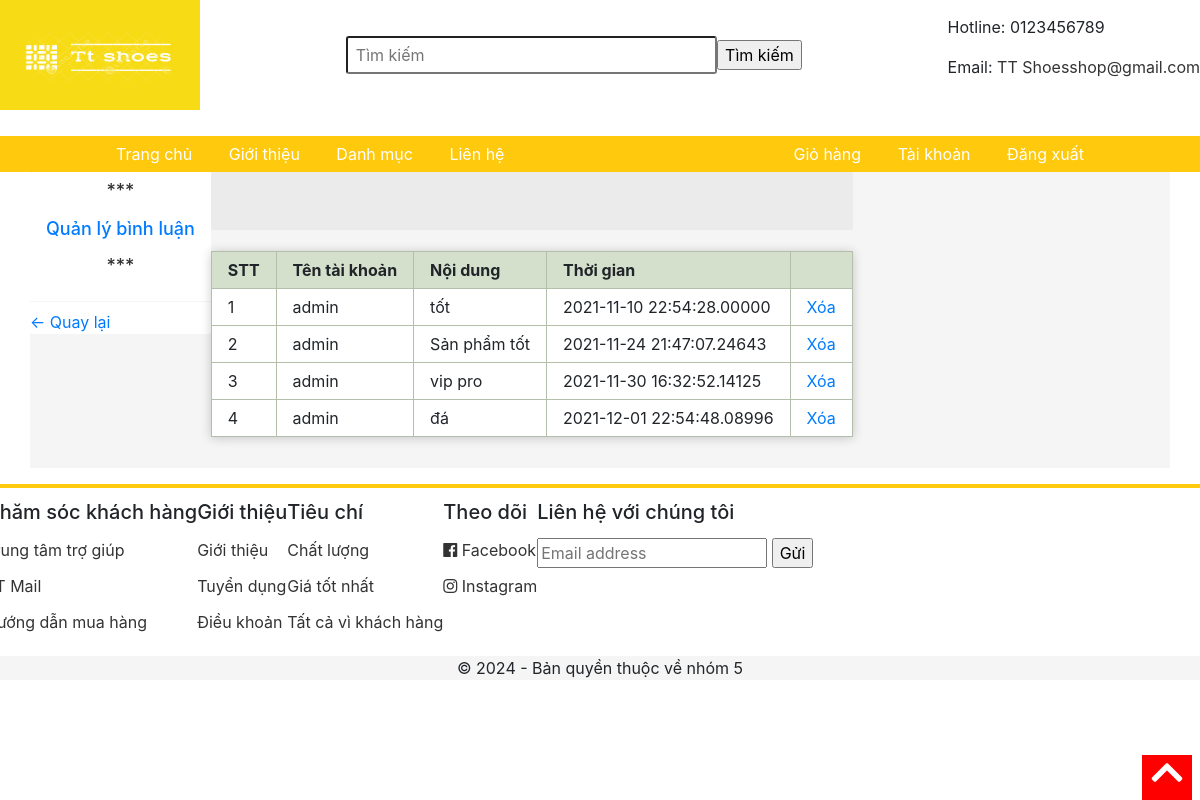
The app's page /binhluan/quanlybl.php with its own data.
### tables this page shows
CREATE TABLE binhluan (
  id int(11) NOT NULL,
  noidung varchar(1000) NOT NULL,
  username varchar(100) NOT NULL,
  idsp int(100) NOT NULL,
  time datetime(5) NOT NULL DEFAULT current_timestamp(5)
);

### binhluan/quanlybl.php (the view, shortened to what this page needs)
<html>
<head>
	<link rel="stylesheet" type="text/css" href="../css/grid.css">
	<link rel="stylesheet" type="text/css" href="../css/responsive.css">
	<link rel="stylesheet" type="text/css" href="../main.css">
	<link rel="stylesheet" href="https://use.fontawesome.com/releases/v5.7.0/css/all.css">
	<link rel="stylesheet" href="https://maxcdn.bootstrapcdn.com/bootstrap/4.5.2/css/bootstrap.min.css">
</head>
<body>
<form action="../timkiem.php" method="POST">
	<div class="app">
		<div class="header">
			<div class="grid wide">
				<div class="header-main">
					<div class="logo">
						<a href="../index.php"><img src="../img/logo.png" width="200" height="110"></a>
					</div>
					<div class="search">
						<input type="text" name="s" class="search-bar" placeholder="Tìm kiếm">
						<input type="submit" value="Tìm kiếm">
					</div>
					<div class="contact">
						<p>Hotline: 0123456789</p>
						<p>Email: <a href="mailto:TT Shoesshop@gmail.com" style="color: #333;">TT Shoesshop@gmail.com</a></p>
					</div>
				</div>
			</div>
		</div>
		</form>
		<div class="navigation-bar">
			<ul class="navbar-list">
				<li class="navbar-item"><a href="../index.php" class="navbar-link">Trang chủ</a></li>
				<li class="navbar-item"><a href="./pages/gioithieu.php" class="navbar-link">Giới thiệu</a></li>
				<li class="navbar-item navbar-item-category">
					<a href="" class="navbar-link">Danh mục</a>
				</li>
				<li class="navbar-item"><a href="./pages/lienhe.php" class="navbar-link">Liên hệ</a></li>
			</ul>
			<ul class="navbar-list">
				<li class="navbar-item"><a href="../pages/giohang.php" class="navbar-link">Giỏ hàng</a></li>
				<li class="navbar-item"><a href="../taikhoan.php" class="navbar-link">Tài khoản</a></li>
				<li class="navbar-item"><a href="../pages/dangxuat.php" class="navbar-link">Đăng xuất</a></li>
			</ul>
		</div>
		<div class="container">
			<div class="grid wide">
				<div class="row sm-gutter grid-content">
					<div class="column l-2 me-0 s-0">
						<nav class="category">
							<h3 class="category-heading">
								<p align="center">***</p>
								<a href="">Quản lý bình luận</a>
								<p align="center">***</p>
							</h3>
							<ul class="category-list">
								<li class="category-item category-item--active">
									<a href="../admin.php" ><- Quay lại </a>
								</li>
							</ul>
						</nav>
					</div>
					<div class="column l-10 me-12 s-12">
						<div class="home-filter">
							<button class="home-filter-btn btn"></button>
							<button class="home-filter-btn btn btn--active"></button>
							<button class="home-filter-btn btn"></button>
						</div>
						<div class="home-product">
						<div class="row sm-gutter">
<div class="page">
<table class="layout display responsive-table">
<thead>
<tr>
	<th>STT</th>
	<th >Tên tài khoản</th>
	<th >Nội dung</th>
	<th >Thời gian</th>
	<th colspan="2"></th>
</tr>
</thead>
<tbody>
<?php
	$conn =	mysqli_connect("localhost", "root", "", "dacs2");
	$sql= "SELECT * FROM binhluan ";
	$ketqua = mysqli_query($conn, $sql);
	$stt = 1;
	while ($row = mysqli_fetch_array($ketqua)) {
		echo "<tr>";
		echo "<td>".$stt."</td>";
		echo "<td>".$row['username']."</td>";
		echo "<td>".$row['noidung']."</td>";
		echo "<td>".$row['time']."</td>";
		echo '<td><a href=" xoabl.php?id= '.$row['id'].'">Xóa</a></td>';
		echo "</tr>";
		$stt++;
	}
?>
</tbody>
</table>
</div>
  <br>
								</div>
								</div>
							</div>
						</div>
					</div>
				</div>
		<div class="footer">
			<div class="grid wide">
				<div class="row">
					<div class="column l-2-4 me-4 s-6">
						<h3 class="footer__heading">Chăm sóc khách hàng</h3>
						<ul class="footer-list">
							<li class="footer-item">
								<a href="" class="footer-item-link">Trung tâm trợ giúp</a>
							</li>
							<li class="footer-item">
								<a href="" class="footer-item-link">TT Mail</a>
							</li>
							<li class="footer-item">
								<a href="" class="footer-item-link">Hướng dẫn mua hàng</a>
							</li>
						</ul>
					</div>
					<div class="column l-2-4 me-4 s-6">
						<h3 class="footer__heading">Giới thiệu</h3>
						<ul class="footer-list">
							<li class="footer-item">
								<a href="" class="footer-item-link">Giới thiệu</a>
							</li>
							<li class="footer-item">
								<a href="" class="footer-item-link">Tuyển dụng</a>
							</li>
							<li class="footer-item">
								<a href="" class="footer-item-link">Điều khoản</a>
							</li>
						</ul>
					</div>
					<div class="column l-2-4 me-4 s-6">
						<h3 class="footer__heading">Tiêu chí</h3>
						<ul class="footer-list">
							<li class="footer-item">
								<a  class="footer-item-link">Chất lượng</a>
							</li>
							<li class="footer-item">
								<a  class="footer-item-link">Giá tốt nhất</a>
							</li>
							<li class="footer-item">
								<a  class="footer-item-link">Tất cả vì khách hàng</a>
							</li>
						</ul>
					</div>
					<div class="column l-2-4 me-4 s-6">
						<h3 class="footer__heading">Theo dõi</h3>
						<ul class="footer-list">
							<li class="footer-item">
								<a href="" class="footer-item-link">
									<i class="fab fa-facebook"></i>
									Facebook
								</a>
							</li>
							<li class="footer-item">
								<a href="" class="footer-item-link">
									<i class="fab fa-instagram"></i>
									Instagram
								</a>
							</li>
						</ul>
					</div>
					<div class="column l-2-4 me-4 s-6">
						<h3 class="footer__heading">Liên hệ với chúng tôi</h3>
						<input class="footer__input" type="text" placeholder="Email address">
						<input type="submit" value="Gửi">
					</div>
				</div>
			</div>
			<div class="footer__bottom">
				<div class="grid wide">
					<p>© 2024 - Bản quyền thuộc về nhóm 5</p>
				</div>
			</div>
		</div>
		<div class="scroll-to-top" onclick="scrollToTop();">
			<i class="scroll-to-top-icon fas fa-chevron-up"></i>
		</div>
</body>
</html>

### main.css (style rules this page uses)
* { box-sizing: border-box; }
body { margin: 0; font-family: "Helvetica Neue", Helvetica, Arial; }
.header-main { display: flex; justify-content: space-between; align-items: center; }
.header { background-color: white; height: 120px; }
.search { display: flex; align-items: center; width: 38%; }
.search-bar { width: 100%; height: 38px; padding: 0 8px; border-radius: 3px; color: #333; font-size: 16px; }
.navigation-bar { background-color: #ffc90e; margin: 0 auto; display: flex; justify-content: space-between; align-items: center; }
.navbar-list { list-style: none; padding-left: 0; margin: 0 100px; }
.navbar-item, .navbar-link { display: inline-flex; }
.navbar-link { color: white; padding: 6px 16px; text-decoration: none; }
.navbar-item-category { position: relative; }
.container { width: 100%; margin: 0; background-color: #F5F5F5; }
.category { background-color: white; border-radius: 3px; }
.category-heading { color: #333; padding: 8px 16px; font-size: 18px; margin-top: 0; border-bottom: 1px solid #f5f5f5; }
.category-list { list-style: none; padding-left: 0; }
.btn { width: 90px; height: 34px; text-decoration: none; border: none; display: inline-flex; border-radius: 2px; outline: none; cursor: pointer; align-items: center; justify-content: center; background-color: white; color: #333; border:none; }
.home-filter { background-color: rgba(0, 0, 0, 0.04); display: flex; align-items: center; padding: 12px 22px; border-radius: 2px; }
.home-filter-btn { margin-right: 12px; }
.page { display: flex; align-items: center; }
.page { display: flex; align-items: center; margin-left: auto; }
.home-product { padding: 15px; margin-top: -10px; }
.footer { border-top: 4px solid #ffc90e; padding-top: 12px; }
.footer__heading { font-size: 20px; }
.footer-list { padding-left: 0; list-style: none; }
.footer-item-link { text-decoration: none; color: #333; padding: 6px 0; display: block; }
.footer__input { margin: 6px 0; width: 230px; }
.footer__bottom { background-color: #f5f5f5; text-align: center; }
.scroll-to-top { position: fixed; bottom: 0; right: 8px; z-index: 1999; cursor: pointer; }
.scroll-to-top-icon { font-size: 36px; color: white; background-color: red; width: 50px; height: 45px; text-align: center; }

### binhluan/quanlybl.php (style rules this page uses)
.page { max-width: 60em; margin: 0 auto; }
table th, table td { text-align: left; }
table.layout { width: 100%; border-collapse: collapse; }
table.display { margin: 1em 0; }
table.display th, table.display td { border: 1px solid #B3BFAA; padding: .5em 1em; }
table.display th { background: #D5E0CC; }
table.display td { background: #fff; }
table.responsive-table { box-shadow: 0 1px 10px rgba(0, 0, 0, 0.2); }

### records on screen
binhluan: username "admin", noidung "tốt", time "2021-11-10 22:54:28.00000"
binhluan: username "admin", noidung "Sản phẩm tốt", time "2021-11-24 21:47:07.24643"
binhluan: username "admin", noidung "vip pro", time "2021-11-30 16:32:52.14125"
binhluan: username "admin", noidung "đá", time "2021-12-01 22:54:48.08996"
